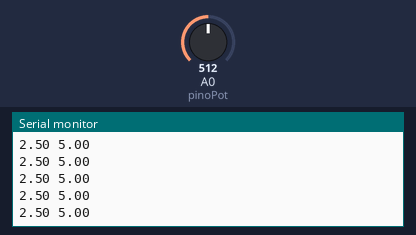
This sketch was run on a simulated Arduino Uno, built with avr-gcc and run on an emulated ATmega328P. Shown: the last lines printed to the serial monitor. Inputs (shaded band) come from the test bench; at power-on: A0 (pinoPot) = 512.

Above: at 1.2 s.
1.3 s: A0 (pinoPot) set to 716
At 1.32 s:
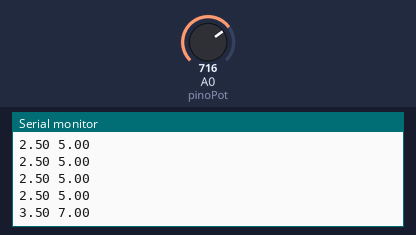
2.8 s: A0 (pinoPot) set to 900
At 2.83 s:
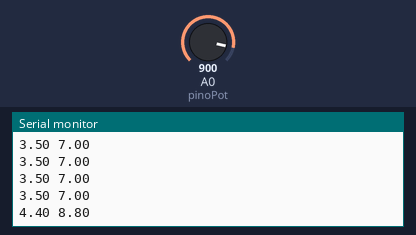
Timing chart, 0 to 5.8 s (numbered marks = the images above; inputs shaded):
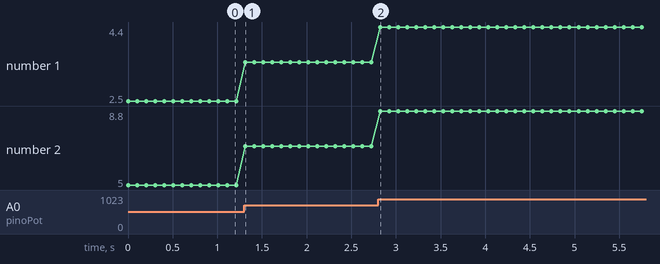

Measured:
- after the input at 1.3 s, the serial monitor: prints a new line at once (image 1)
- after the input at 2.8 s, the serial monitor: prints a new line at once (image 2)
- plotted number 1: 2.5 → 3.5 after the input at 1.3 s, 3.5 → 4.4 after the input at 2.8 s
- plotted number 2: 5 → 7 after the input at 1.3 s, 7 → 8.8 after the input at 2.8 s

The sketch:

Potenciometro.ino
```cpp
const int pinoPot = A0;
int leitura = 0;
float tensao = 0.0;


void setup() {
  Serial.begin(9600);
  pinMode(pinoPot, INPUT);
}

void loop() {
  leitura = analogRead(pinoPot);
  tensao = leitura*5.0/1023.0;
  Serial.print(tensao);
  Serial.print(" ");
  Serial.println(tensao*2);

  delay(100);

}
```
